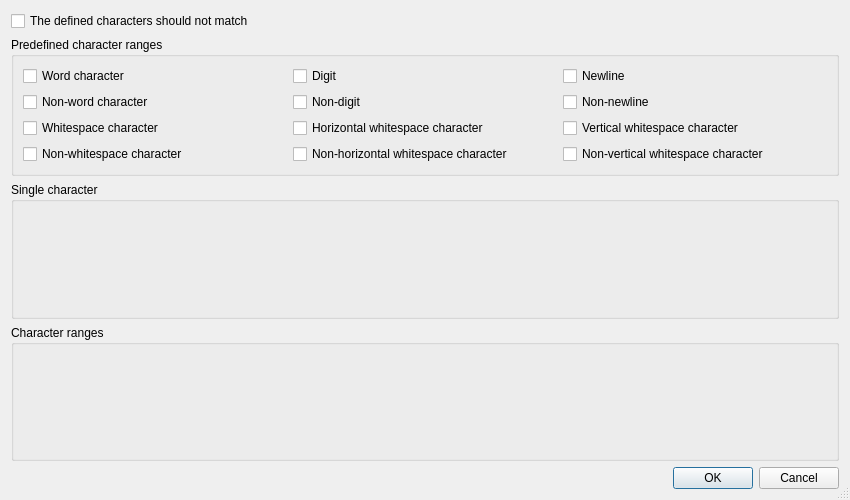
<?xml version="1.0" encoding="UTF-8"?>
<ui version="4.0">
 <class>QRegularExpressionWizardCharactersDialog</class>
 <widget class="QDialog" name="QRegularExpressionWizardCharactersDialog">
  <property name="geometry">
   <rect>
    <x>0</x>
    <y>0</y>
    <width>850</width>
    <height>500</height>
   </rect>
  </property>
  <property name="windowTitle">
   <string>Editor for character sets</string>
  </property>
  <property name="sizeGripEnabled">
   <bool>true</bool>
  </property>
  <layout class="QVBoxLayout" name="verticalLayout">
   <item>
    <widget class="QCheckBox" name="negativeCheckBox">
     <property name="text">
      <string>The defined characters should not match</string>
     </property>
    </widget>
   </item>
   <item>
    <widget class="QGroupBox" name="groupBox">
     <property name="title">
      <string>Predefined character ranges</string>
     </property>
     <layout class="QGridLayout" name="gridLayout">
      <item row="0" column="0">
       <widget class="QCheckBox" name="wordCharCheckBox">
        <property name="text">
         <string>Word character</string>
        </property>
       </widget>
      </item>
      <item row="0" column="1">
       <widget class="QCheckBox" name="digitsCheckBox">
        <property name="text">
         <string>Digit</string>
        </property>
       </widget>
      </item>
      <item row="0" column="2">
       <widget class="QCheckBox" name="newlineCheckBox">
        <property name="text">
         <string>Newline</string>
        </property>
       </widget>
      </item>
      <item row="1" column="0">
       <widget class="QCheckBox" name="nonWordCharCheckBox">
        <property name="text">
         <string>Non-word character</string>
        </property>
       </widget>
      </item>
      <item row="1" column="1">
       <widget class="QCheckBox" name="nonDigitsCheckBox">
        <property name="text">
         <string>Non-digit</string>
        </property>
       </widget>
      </item>
      <item row="1" column="2">
       <widget class="QCheckBox" name="nonNewlineCheckBox">
        <property name="text">
         <string>Non-newline</string>
        </property>
       </widget>
      </item>
      <item row="2" column="0">
       <widget class="QCheckBox" name="whitespaceCheckBox">
        <property name="text">
         <string>Whitespace character</string>
        </property>
       </widget>
      </item>
      <item row="2" column="1">
       <widget class="QCheckBox" name="horizontalWhitespaceCheckBox">
        <property name="text">
         <string>Horizontal whitespace character</string>
        </property>
       </widget>
      </item>
      <item row="2" column="2">
       <widget class="QCheckBox" name="verticalWhitespaceCheckBox">
        <property name="text">
         <string>Vertical whitespace character</string>
        </property>
       </widget>
      </item>
      <item row="3" column="0">
       <widget class="QCheckBox" name="nonWhitespaceCheckBox">
        <property name="text">
         <string>Non-whitespace character</string>
        </property>
       </widget>
      </item>
      <item row="3" column="1">
       <widget class="QCheckBox" name="nonHorizontalWhitespaceCheckBox">
        <property name="text">
         <string>Non-horizontal whitespace character</string>
        </property>
       </widget>
      </item>
      <item row="3" column="2">
       <widget class="QCheckBox" name="nonVerticalWhitespaceCheckBox">
        <property name="text">
         <string>Non-vertical whitespace character</string>
        </property>
       </widget>
      </item>
     </layout>
    </widget>
   </item>
   <item>
    <widget class="QGroupBox" name="singlesBox">
     <property name="sizePolicy">
      <sizepolicy hsizetype="Preferred" vsizetype="Expanding">
       <horstretch>0</horstretch>
       <verstretch>0</verstretch>
      </sizepolicy>
     </property>
     <property name="title">
      <string>Single character</string>
     </property>
    </widget>
   </item>
   <item>
    <widget class="QGroupBox" name="rangesBox">
     <property name="sizePolicy">
      <sizepolicy hsizetype="Preferred" vsizetype="Expanding">
       <horstretch>0</horstretch>
       <verstretch>0</verstretch>
      </sizepolicy>
     </property>
     <property name="title">
      <string>Character ranges</string>
     </property>
    </widget>
   </item>
   <item>
    <widget class="QDialogButtonBox" name="buttonBox">
     <property name="orientation">
      <enum>Qt::Horizontal</enum>
     </property>
     <property name="standardButtons">
      <set>QDialogButtonBox::Cancel|QDialogButtonBox::Ok</set>
     </property>
    </widget>
   </item>
  </layout>
 </widget>
 <pixmapfunction>qPixmapFromMimeSource</pixmapfunction>
 <tabstops>
  <tabstop>negativeCheckBox</tabstop>
  <tabstop>wordCharCheckBox</tabstop>
  <tabstop>nonWordCharCheckBox</tabstop>
  <tabstop>digitsCheckBox</tabstop>
  <tabstop>nonDigitsCheckBox</tabstop>
  <tabstop>newlineCheckBox</tabstop>
  <tabstop>nonNewlineCheckBox</tabstop>
  <tabstop>whitespaceCheckBox</tabstop>
  <tabstop>nonWhitespaceCheckBox</tabstop>
  <tabstop>horizontalWhitespaceCheckBox</tabstop>
  <tabstop>nonHorizontalWhitespaceCheckBox</tabstop>
  <tabstop>verticalWhitespaceCheckBox</tabstop>
  <tabstop>nonVerticalWhitespaceCheckBox</tabstop>
  <tabstop>buttonBox</tabstop>
 </tabstops>
 <resources/>
 <connections>
  <connection>
   <sender>buttonBox</sender>
   <signal>accepted()</signal>
   <receiver>QRegularExpressionWizardCharactersDialog</receiver>
   <slot>accept()</slot>
   <hints>
    <hint type="sourcelabel">
     <x>157</x>
     <y>476</y>
    </hint>
    <hint type="destinationlabel">
     <x>157</x>
     <y>498</y>
    </hint>
   </hints>
  </connection>
  <connection>
   <sender>buttonBox</sender>
   <signal>rejected()</signal>
   <receiver>QRegularExpressionWizardCharactersDialog</receiver>
   <slot>reject()</slot>
   <hints>
    <hint type="sourcelabel">
     <x>269</x>
     <y>477</y>
    </hint>
    <hint type="destinationlabel">
     <x>269</x>
     <y>499</y>
    </hint>
   </hints>
  </connection>
 </connections>
</ui>
